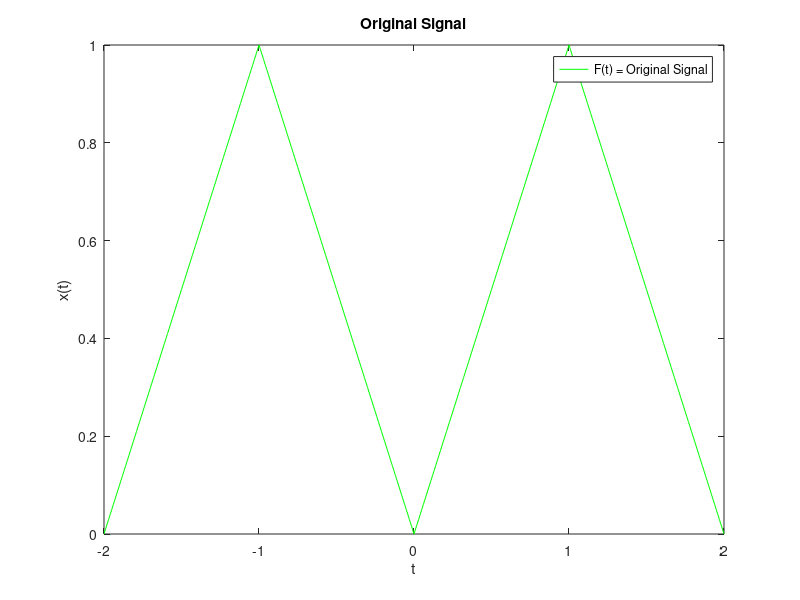
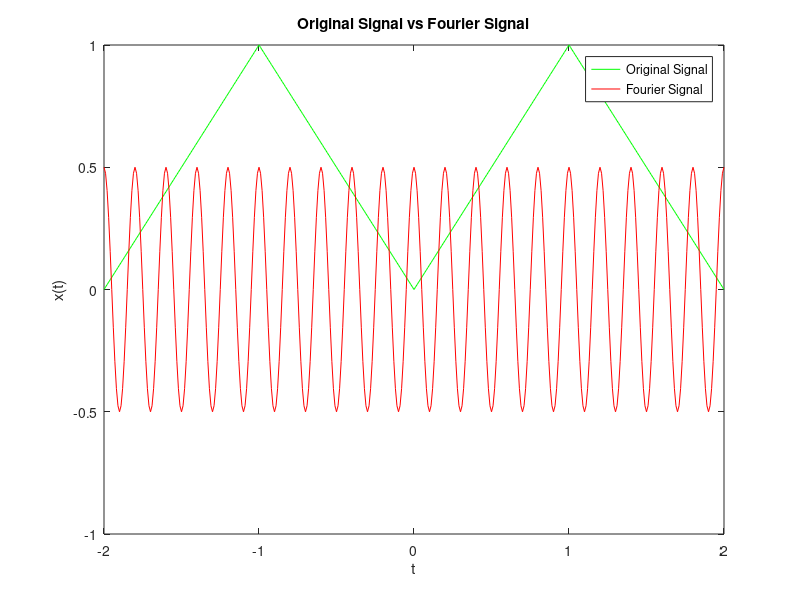

Recreate these plots in MATLAB, in order.
% Fourier Transformation

t = -2:0.01:2;
xt = [(0:0.01:1) (0.99:-0.01:0.01) (0:0.01:1) (0.99:-0.01:0)];
j = sqrt(-1);
x_t = 0;
F = 1/2;


% figure of original signal
figure(1);
plot(t, xt, 'g'); xlabel('t'); ylabel('x(t)');
legend('F(t) = Original Signal');
title('Original Signal');


N = 10; %value of k
x = 1;
for k = (-1)*N : N
  C(x) = ((-1)^N) / (((pi)^2) * (N^2));
  if k == 0
    C(x) = 1/2;
  endif
  x = x + 1;
end

for k = (-1)*N : N
  for x = 1: (2*N + 1)
      if k == 0
        C(x) = 1/2;
      endif
    x_t = C(x) * (e.^(j * 2 * pi .* k * F .* t));
  end
end

% figure of fourier signal
figure(2);
plot(t, xt, 'g');
hold on;
plot(t, x_t, 'r');
xlabel('t'); ylabel('x(t)');
legend('Original Signal', 'Fourier Signal');
title('Original Signal vs Fourier Signal');
